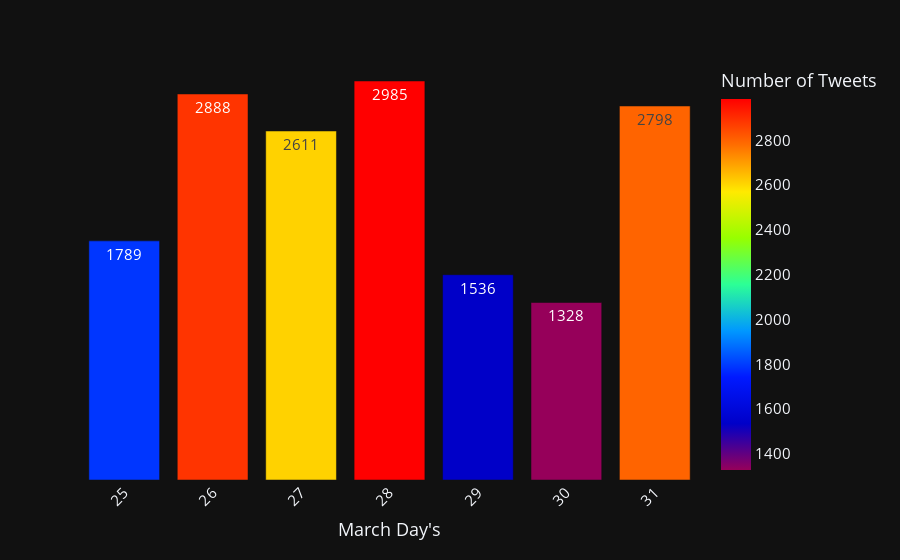

Notebook cell for this chart:
### Markdown cell above
### March  Day Distribution

### Code cell
ana3 = df[df.index.month == 3].index.day.value_counts()

fig = px.bar(ana3,
             x=ana3.index,
             y=ana3.values,
             color=ana3.values,
             labels={'index': "March Day's", 'color':'Number of Tweets'},
             template='plotly_dark',
             text=ana3.values,
             color_continuous_scale='Rainbow',
            )

fig.update_layout(xaxis_tickangle=-45,
                  yaxis={'visible': False, 'showticklabels': False},
                  font=dict(size=15),
                 )

fig.show()

### Figure 1 — Plotly figure (JSON) as saved in the notebook; plotly's stock layout.template omitted (floating-point values rounded to 4 significant figures)
{"data": [{"alignmentgroup": "True", "hovertemplate": "March Day's=%{x}<br>y=%{y}<br>text=%{text}<br>Number of Tweets=%{marker.color}<extra></extra>", "legendgroup": "", "marker": {"color": [2985, 2888, 2798, 2611, 1789, 1536, 1328], "coloraxis": "coloraxis"}, "name": "", "offsetgroup": "", "orientation": "v", "showlegend": false, "text": [2985, 2888, 2798, 2611, 1789, 1536, 1328], "textposition": "auto", "type": "bar", "x": [28, 26, 31, 27, 25, 29, 30], "xaxis": "x", "y": [2985, 2888, 2798, 2611, 1789, 1536, 1328], "yaxis": "y"}], "layout": {"barmode": "relative", "coloraxis": {"colorbar": {"title": {"text": "Number of Tweets"}}, "colorscale": [[0, "rgb(150,0,90)"], [0.125, "rgb(0,0,200)"], [0.25, "rgb(0,25,255)"], [0.375, "rgb(0,152,255)"], [0.5, "rgb(44,255,150)"], [0.625, "rgb(151,255,0)"], [0.75, "rgb(255,234,0)"], [0.875, "rgb(255,111,0)"], [1, "rgb(255,0,0)"]]}, "font": {"size": 15}, "legend": {"tracegroupgap": 0}, "margin": {"t": 60}, "xaxis": {"anchor": "y", "domain": [0, 1], "tickangle": -45, "title": {"text": "March Day's"}}, "yaxis": {"anchor": "x", "domain": [0, 1], "showticklabels": false, "title": {"text": "y"}, "visible": false}}}
